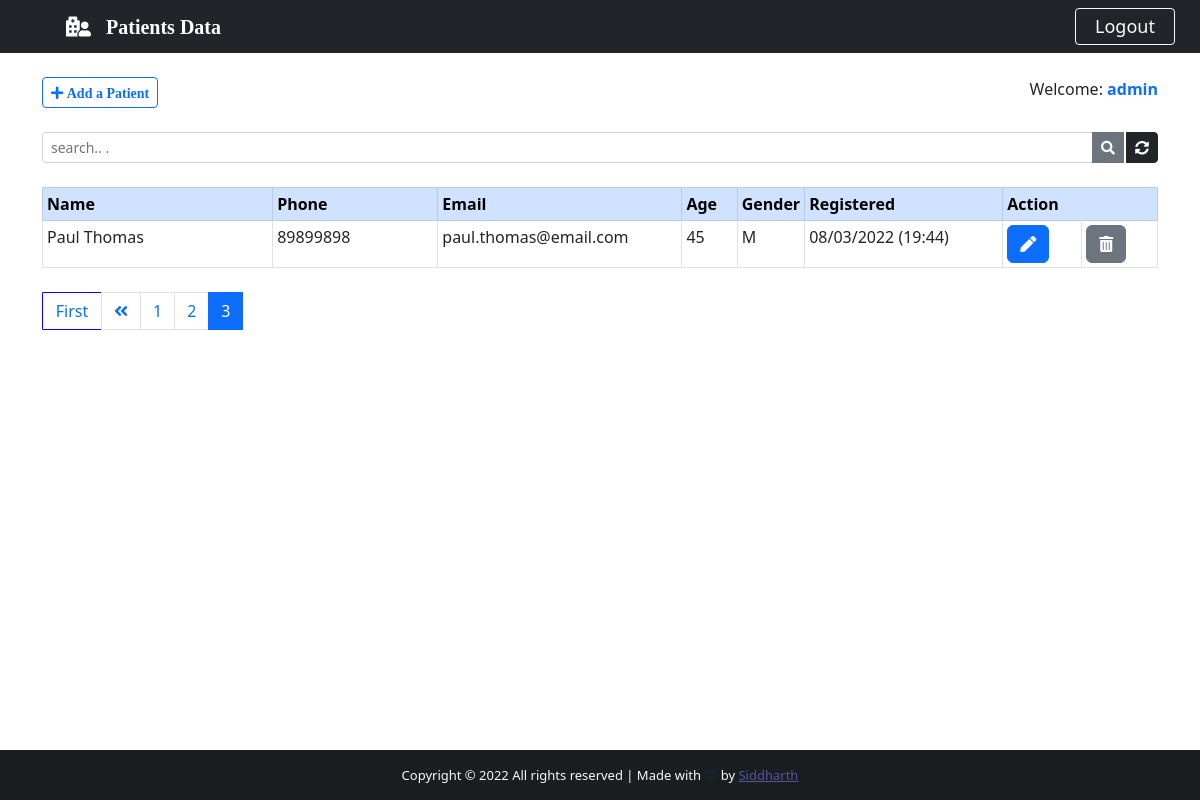
The page /backend/?page=3 (signed in) on the database its author committed.
### app/models.py (models this page shows, shortened)
class Patients(models.Model):
    GENDER = (
        ('M', 'M'),
        ('F', 'F'),
    )
    id = models.IntegerField(primary_key=True, null=False, blank=False)
    name = models.CharField(max_length=60)
    phone = models.CharField(max_length=20)
    email = models.CharField(max_length=60)
    age = models.CharField(max_length=60)
    gender = models.CharField(max_length=1, null=True, blank=True, choices=GENDER)
    note = models.TextField()
    created_at=models.DateTimeField(auto_now_add=True)

### app/views.py (the view)
# urls.py: path("backend/", views.backend, name='backend'),
@cache_control(no_cache=True, must_revalidate=True, no_store=True)
@login_required(login_url="login")
def backend(request):
    if 'query' in request.GET:
        q = request.GET['query']
        all_patients_list = Patients.objects.filter(Q(name__icontains =q) | Q(phone__icontains =q) | Q(age__icontains =q)  | Q(gender__icontains =q) | Q(note__icontains =q) | Q(created_at__icontains =q) | Q(email__icontains =q) )
    else:
        all_patients_list = Patients.objects.all().order_by('-created_at')
    paginator= Paginator(all_patients_list, 5)
    page = request.GET.get('page')
    all_patients = paginator.get_page(page)
    return render(request, 'app/backend.html', {'patients':all_patients})

### app/templates/app/backend.html (shortened to what this page needs)
{% extends 'app/base.html' %}
{% block icon-nav %}
<a href="{% url 'backend' %}" class="navbar-brand flex-grow-1" style='text-align: center; color:#fff; margin-left:25px;'>
<i class='fas fa-hospital-user'>
    &nbsp; Patients Data</i>
</a>
{% endblock icon-nav %}
{% block btn-nav %}
    <a class='btn btn-danjer-primary btn-sm border-light text-light' id='btn-nav' data-bs-toggle="modal" data-bs-target="#logoutModal">Logout</a>
{% endblock btn-nav %}
{% block content %}
<div class='container'>
            <br>
        <div class='d-flex justify-content-between'>
            <a href="{% url 'add_patient' %}" class='btn btn-outline-primary btn-sm'>
                <i class="fas fa-plus">&nbsp;Add a Patient</i>
            </a>
            <span>Welcome: <strong><span class='text-primary'>{{user.get_username}}</span></strong></span>
        </div>
        <form method='GET' action="" >
            <div class="input-group input-group-sm mb-3 mt-4">
                <input type="text" name='query' class='form-control' placeholder="search.. ." value='{{request.GET.query}}'>
                <button class='btn btn-secondary'>
                    <i class="fas fa-search"></i>
                </button>
                <a href="{% url 'backend' %}" class='btn btn-dark' style="margin-left:2px;">
                    <i class="fas fa-sync-alt"></i>
                </a>
            </div>
        </form>
    <center>
        <table class="table table-bordered table-sm mt-4">
            <thead class="table-primary">
                <tr>
                    <th style="width:21%">Name</th>
                    <th style="width:15%">Phone</th>
                    <th style="width:22%">Email</th>
                    <th style="width:5%">Age</th>
                    <th style="width:5%">Gender</th>
                    <th style="width:18%">Registered</th>
                    <th colspan="2" style="width:14%">Action</th>
                </tr>
            </thead>
            {% for patient in patients %}
            <tr id="check-td">
                <td id="responsive-border">{{ patient.name |title }}</td>
                <td id="responsive-border">{{ patient.phone }}</td>
                <td id="responsive-border">{{ patient.email }}</td>
                <td id="responsive-border">{{ patient.age }}</td>
                <td id="responsive-border">{{ patient.gender }}</td>
                <td id="responsive-border">{{ patient.created_at | date:'m/d/Y (H:i)' }}</td>
                <td >
                    <a href="/patient/{{patient.id}}" class='btn btn-primary' title="Edit">
                        <i class="fas fa-pen"></i>
                    </a>
                </td>
                <td>
                    <a  class='btn btn-secondary' title="delete" data-bs-toggle="modal" data-bs-target="#deleteModal{{ patient.pk}}">
                        <i class="fas fa-trash-alt"></i>
                    </a>
                </td>
            </tr>
            {% endfor %}
        </table>
    </center>
<nav class="mt-4 mb-5">
{% if patients.has_other_pages %}
    <ul class="pagination justify-content-left">
        {% if patients.has_previous %}
            <a href="?page=1" class='btn btn-outline-primary mb-4' style='width:60px; border-radius:1px; border:1px solid blue;'>First</a>
                <li class="page-item">
                    <a href="?page={{ patients.previous_page_number }}" class='page-link'>
                        <i class="fas fa-angle-double-left"></i>
                    </a>
                </li>
        {% else %}
                <li class="page-item disabled"></li>
        {% endif %}
        {% for i in patients.paginator.page_range %}
            {% if patients.number == i %}
                <li class='page-item active'>
                    <span class="page-link">{{i}}
                    </span>
                </li>
        {% else %}
                <li class="page-item">
                    <a href="?page={{i}}" class="page-link">{{ i }}</a>
                </li>
        {% endif %}
        {% endfor %}
    </ul>
{% endif %}
</nav>
</div>
{% endblock content %}

### app/static/app/css/style.css (style rules this page uses)
html, body { max-height: 100%; margin: 0; max-width: 100%; overflow: hidden; }
#btn-nav { width: 100px; float: right; margin-right: 25px; font-size: large; }

### rows shown on the page
Patients: name "Paul Thomas", phone "89899898", email "paul.thomas@email.com", age "45", gender "M", created_at "08/03/2022 (19:44)"

### other values the page prints
{{ user.get_username }} "admin"
{{ i }} "1" "2"
{{ i }} "3"
